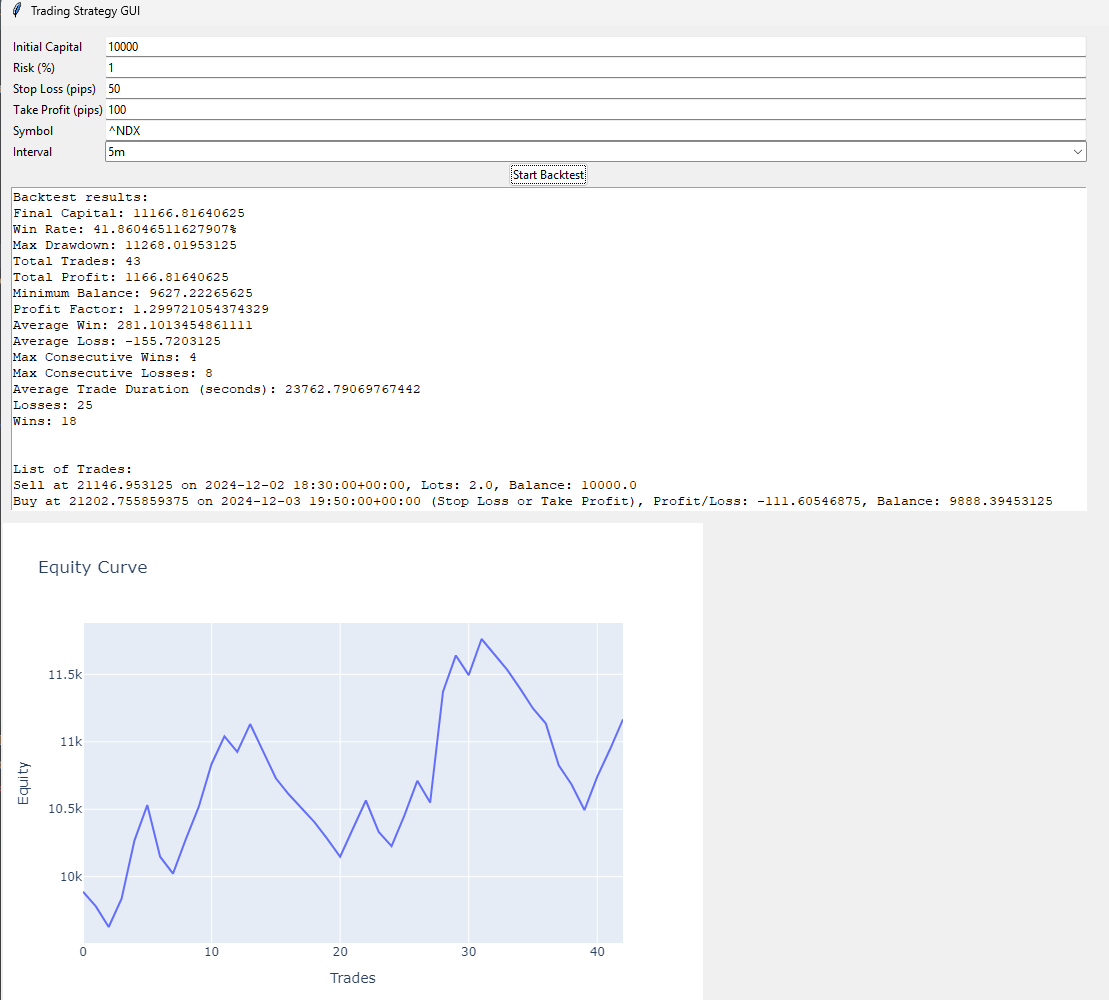

Generate this figure with Python:
import tkinter as tk
from tkinter import ttk

from PIL import Image, ImageTk

from backtesting import run_backtest
from data_fetcher import fetch_historical_data
import plotly.graph_objects as go
from plotly.subplots import make_subplots
from plotly.offline import plot

class TradingApp:
    def __init__(self, root):
        self.root = root
        self.root.title("Trading Strategy GUI")

        # Parameters
        self.capital = tk.DoubleVar(value=10000)
        self.risk = tk.DoubleVar(value=1)
        self.stop_loss = tk.DoubleVar(value=50)
        self.take_profit = tk.DoubleVar(value=100)
        self.symb = tk.StringVar(value='^NDX')
        self.interval = tk.StringVar(value='5m')

        # GUI Layout
        self.create_widgets()
        #self.fetch_data()

    def create_widgets(self):
        frame = ttk.Frame(self.root, padding="10")
        frame.grid(row=0, column=0, sticky=(tk.W, tk.E, tk.N, tk.S))
        self.root.columnconfigure(0, weight=1)
        self.root.rowconfigure(0, weight=1)
        
        ttk.Label(frame, text="Initial Capital").grid(column=0, row=0, sticky=tk.W)
        ttk.Entry(frame, textvariable=self.capital).grid(column=1, row=0, sticky=(tk.W, tk.E))
        frame.columnconfigure(1, weight=1)

        ttk.Label(frame, text="Risk (%)").grid(column=0, row=1, sticky=tk.W)
        ttk.Entry(frame, textvariable=self.risk).grid(column=1, row=1, sticky=(tk.W, tk.E))

        ttk.Label(frame, text="Stop Loss (pips)").grid(column=0, row=2, sticky=tk.W)
        ttk.Entry(frame, textvariable=self.stop_loss).grid(column=1, row=2, sticky=(tk.W, tk.E))

        ttk.Label(frame, text="Take Profit (pips)").grid(column=0, row=3, sticky=tk.W)
        ttk.Entry(frame, textvariable=self.take_profit).grid(column=1, row=3, sticky=(tk.W, tk.E))

        ttk.Label(frame, text="Symbol").grid(column=0, row=4, sticky=tk.W)
        ttk.Entry(frame, textvariable=self.symb).grid(column=1, row=4, sticky=(tk.W, tk.E))

        ttk.Label(frame, text="Interval").grid(column=0, row=5, sticky=tk.W)
        intervals = ['1m', '2m', '5m', '15m', '30m', '60m', '90m', '1h']
        ttk.Combobox(frame, textvariable=self.interval, values=intervals).grid(column=1, row=5, sticky=(tk.W, tk.E))

        ttk.Button(frame, text="Start Backtest", command=self.start_backtest).grid(column=0, row=6, columnspan=2)

        self.result_text = tk.Text(frame, height=20, width=80)
        self.result_text.grid(column=0, row=7, columnspan=2, sticky=(tk.W, tk.E, tk.N, tk.S))
        frame.rowconfigure(5, weight=1)

        self.graph_frame = ttk.Frame(self.root)
        self.graph_frame.grid(row=1, column=0, columnspan=2, sticky=(tk.W, tk.E, tk.N, tk.S))
        self.root.rowconfigure(1, weight=1)
        self.root.columnconfigure(1, weight=1)

    def fetch_data(self):
        try:
            symb = self.symb.get()
            fetch_historical_data(symb, interval=self.interval.get())
            self.result_text.insert(tk.END, "Historical data fetched successfully.\n")
        except ValueError as e:
            self.result_text.insert(tk.END, f"Error fetching data: {e}\n")

    def start_backtest(self):
        self.clear_graph()
        self.result_text.delete("1.0", tk.END)
        try:
            self.fetch_data()
            results, trades, equity_curve = run_backtest(
                capital=self.capital.get(),
                risk=self.risk.get(),
                stop_loss=self.stop_loss.get(),
                take_profit=self.take_profit.get()
            )
            self.result_text.delete(1.0, tk.END)
            self.result_text.insert(tk.END, results)
            self.result_text.insert(tk.END, "\n\nList of Trades:\n")
            for index, trade in enumerate(trades):
                self.result_text.insert(tk.END, trade + "\n")
                if (index + 1) % 2 == 0:
                    self.result_text.insert(tk.END, "\n")
            self.plot_equity_curve(equity_curve)
        except Exception as e:
            self.result_text.insert(tk.END, f"Error during backtest: {e}\n")
    def clear_graph(self):
        for widget in self.graph_frame.winfo_children():
            widget.destroy()
    def plot_equity_curve(self, equity_curve):
        fig = make_subplots(rows=1, cols=1)
        fig.add_trace(go.Scatter(x=list(range(len(equity_curve))), y=equity_curve, mode='lines', name='Equity Curve'))
        fig.update_layout(title='Equity Curve', xaxis_title='Trades', yaxis_title='Equity')

        plot_div = plot(fig, output_type='div')
        with open("temp.html", "w", encoding='utf-8') as f:
            f.write(plot_div)

        fig.write_image("temp.png")

        image = Image.open("temp.png")
        photo = ImageTk.PhotoImage(image)

        label = tk.Label(self.graph_frame, image=photo)
        label.image = photo
        label.grid(row=0, column=0, sticky=(tk.W, tk.E, tk.N, tk.S))

if __name__ == "__main__":
    root = tk.Tk()
    app = TradingApp(root)
    root.mainloop()
